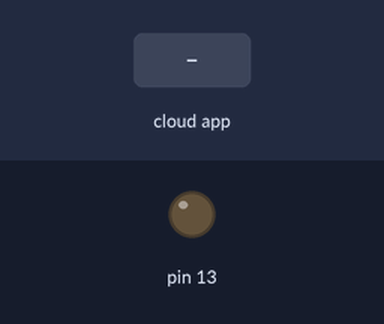
Simulated run of this sketch. Board: Arduino Uno, built with avr-gcc and run on an emulated ATmega328P. Shown: output pins drawn as LEDs (lit = HIGH). Inputs (shaded band) come from the test bench. The ROS host is connected and sends only what is stated.

Above: at 1.2 s.
1.3 s: the phone or cloud app sets linear.x to 100
At 2.5 s:
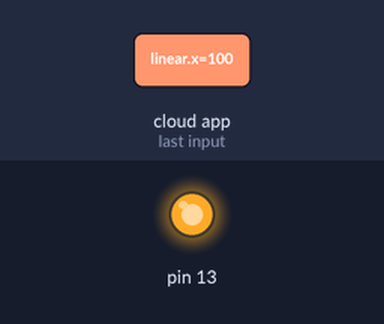
2.8 s: the phone or cloud app sets linear.x to -100
At 3.8 s:
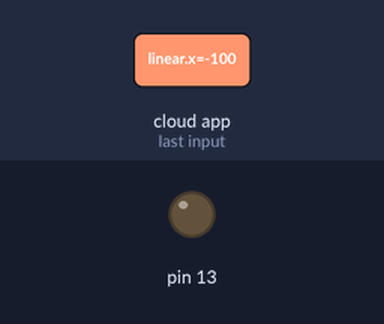
Timing chart, 0 to 5.8 s (numbered marks = the images above; inputs shaded):
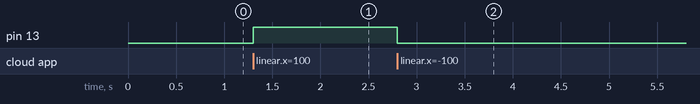

Measured:
- after the input at 1.3 s, pin 13: LOW → HIGH at once
- after the input at 2.8 s, pin 13: HIGH → LOW at once

The sketch:

leds.ino
```cpp
#include <ros.h>
#include <geometry_msgs/Twist.h>
ros::NodeHandle node;

void roverCallBack(const geometry_msgs::Twist& cmd_vel) {

  if (cmd_vel.linear.x > 0) {
    digitalWrite(13, 1);
  }
  else {
    digitalWrite(13, 0);
  }
}

ros::Subscriber <geometry_msgs::Twist> sub("cmd_vel", roverCallBack);

void setup() {
  // put your setup code here, to run once:
  pinMode(13, 1);
  node.initNode();
  node.subscribe(sub);
}

void loop() {
  node.spinOnce();
  delay(1);

}
```
